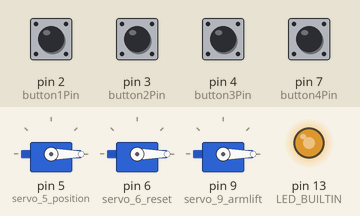
Recording of a sketch running on a simulated Arduino Uno, built with avr-gcc and run on an emulated ATmega328P. On the bench: 3 × servo, output pins drawn as LEDs (lit = HIGH). The inputs (shaded band) are chosen by the test bench; at power-on: pin 2 (button1Pin), pin 3 (button2Pin), pin 4 (button3Pin), pin 7 (button4Pin) HIGH.

Above: at 1.2 s.
1.3 s: pin 2 (button1Pin) pulled LOW for 0.15 s
At 4.1 s:
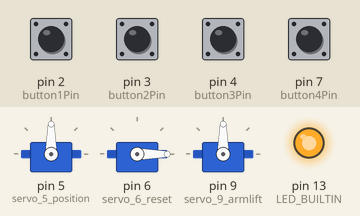
4.4 s: pin 3 (button2Pin) pulled LOW for 1 s
At 8.1 s:
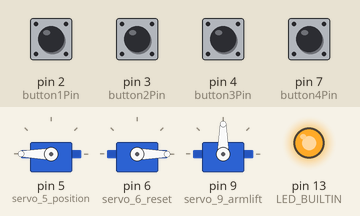
8.4 s: pin 4 (button3Pin) pulled LOW for 1 s
At 9.9 s:
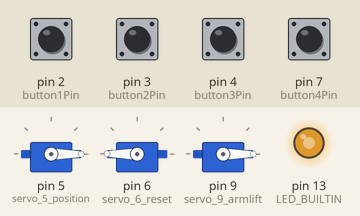
10.9 s: pin 7 (button4Pin) pulled LOW for 0.15 s
At 11.4 s:
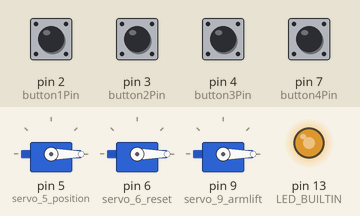
12.6 s: pin 2 (button1Pin) pulled LOW for 1 s
At 14.4 s:
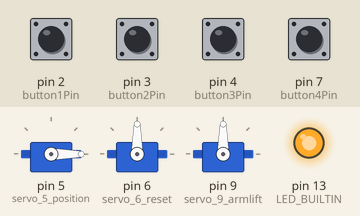
16.1 s: pin 7 (button4Pin) pulled LOW for 1 s
At 16.88 s:
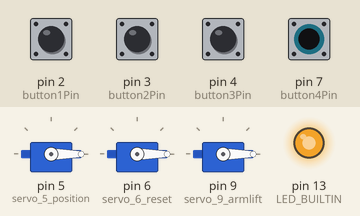
Timing chart, 0 to 19.1 s (numbered marks = the images above; inputs shaded):
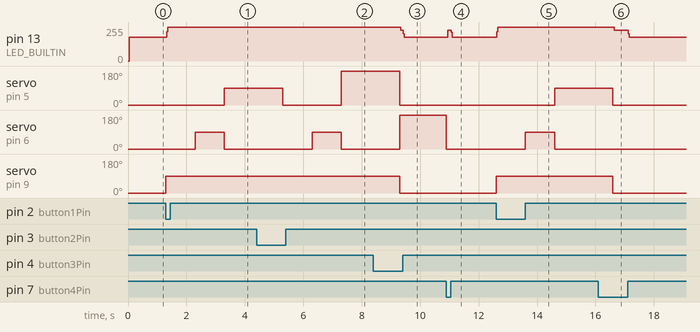

The sketch:

tonearm-control.ino
```cpp
#include <Servo.h>

// Define constants and delays
const int defaultDelay = 0;
const int servoMovementDelay = 1000;

// Define button pins
const int button1Pin = 2;
const int button2Pin = 3;
const int button3Pin = 4;
const int button4Pin = 7;

// Variables to store button states
int button1State = 0;
int button2State = 0;
int button3State = 0;
int button4State = 0;

// Servo objects
Servo servo_5_position;
Servo servo_6_reset;
Servo servo_9_armlift;

// Function prototypes
void setNewPositionSlow(int position);

void setup()
{
  Serial.begin(9600);

  pinMode(LED_BUILTIN, OUTPUT);

  // Attach servos
  servo_5_position.attach(5, 500, 2500);
  servo_6_reset.attach(6, 500, 2500);
  servo_9_armlift.attach(9, 500, 2500);

  // Initialize servos to 0
  servo_5_position.write(0);
  servo_6_reset.write(0);
  servo_9_armlift.write(0);

  // Configure button pins
  pinMode(button1Pin, INPUT_PULLUP);
  pinMode(button2Pin, INPUT_PULLUP);
  pinMode(button3Pin, INPUT_PULLUP);
  pinMode(button4Pin, INPUT_PULLUP);
}

void loop()
{
  digitalWrite(LED_BUILTIN, HIGH);

  // Read button states
  button1State = digitalRead(button1Pin);
  button2State = digitalRead(button2Pin);
  button3State = digitalRead(button3Pin);
  button4State = digitalRead(button4Pin);

  if (button1State == LOW)
  {
    setNewPositionSlow(90);
  }

  if (button2State == LOW)
  {
    setNewPositionSlow(180);
  }

  if (button3State == LOW)
  {
    servo_6_reset.write(180);
  }

  if (button4State == LOW)
  {
    servo_6_reset.write(0);
  }

  delay(defaultDelay);
  digitalWrite(LED_BUILTIN, LOW);
  delay(defaultDelay);
}

// Function to move the servo to a new position with default delay
void setNewPositionSlow(int position)
{
  servo_9_armlift.write(90); // Tonearm up
  delay(1000);

  servo_6_reset.write(90); // Reset tonearm to start
  delay(1000);
  servo_6_reset.write(0);

  servo_5_position.write(position); // Move tonearm to the specified position
  delay(2000);
  servo_5_position.write(0);

  servo_9_armlift.write(0); // Tonearm down
}
```

Measured:
- after the input at 1.3 s, pin 13 (LED_BUILTIN): 179/255 → 255/255 at once; servo on pin 5 (servo_5_position): 0° → 90° after 2.0 s; servo on pin 6 (servo_6_reset): 0° → 90° after 1.0 s, → 0° 1.0 s later; servo on pin 9 (servo_9_armlift): 0° → 90° at once
- after the input at 4.4 s, pin 13 (LED_BUILTIN): stays 255/255 (without the input it goes to 179/255 after 0.94 s); servo on pin 6 (servo_6_reset): 0° → 90° after 1.9 s, → 0° 1.0 s later; servo on pin 9 (servo_9_armlift): stays 90° (without the input it goes to 0° after 0.90 s)
- after the input at 8.4 s, pin 13 (LED_BUILTIN): 255/255 → 229/255 after 0.94 s, → 179/255 0.08 s later; servo on pin 6 (servo_6_reset): 0° → 180° after 0.90 s
- after the input at 10.9 s, pin 13 (LED_BUILTIN): 179/255 → 229/255 at once, → 179/255 0.12 s later; servo on pin 6 (servo_6_reset): 180° → 0° at once
- after the input at 12.6 s, pin 13 (LED_BUILTIN): 179/255 → 255/255 at once; servo on pin 5 (servo_5_position): 0° → 90° after 2.0 s; servo on pin 6 (servo_6_reset): 0° → 90° after 1.0 s, → 0° 1.0 s later; servo on pin 9 (servo_9_armlift): 0° → 90° at once
- after the input at 16.1 s, pin 13 (LED_BUILTIN): 255/255 → 229/255 after 0.54 s, → 179/255 0.48 s later
